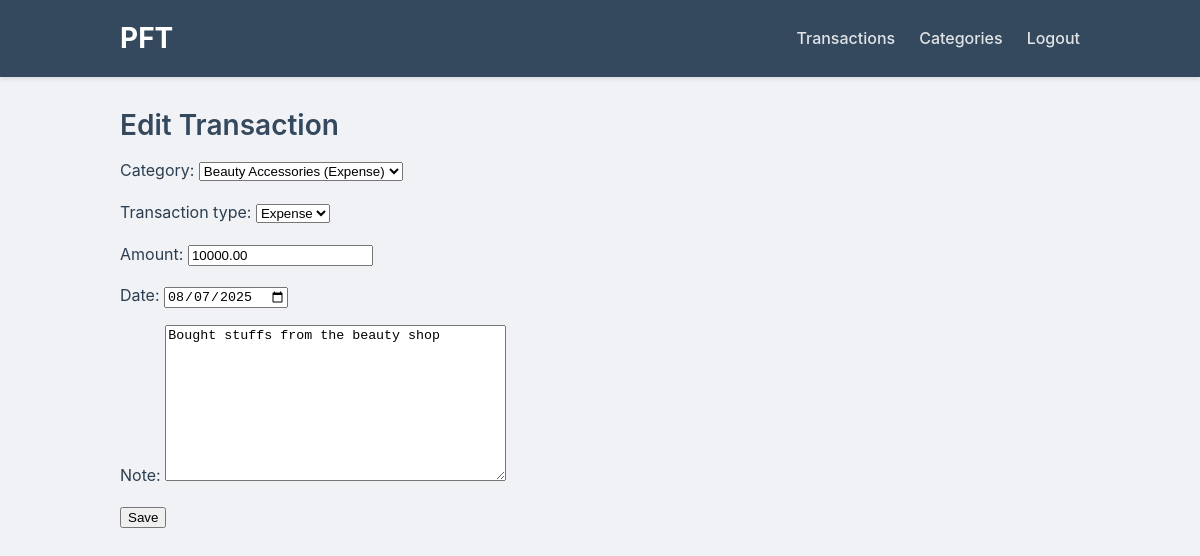
Page /transactions/2/edit/ (signed in) on the committed database.
### tracker/models.py (models this page shows, shortened)
class Transaction(models.Model):
    TRANSACTION_TYPE_CHOICES = [
        ('EXP', 'Expense'),
        ('INC', 'Income'),
    ]
    user = models.ForeignKey(settings.AUTH_USER_MODEL, on_delete=models.CASCADE, related_name='transactions')
    category = models.ForeignKey(Category, on_delete=models.SET_NULL, null=True, blank=True, related_name='transactions')
    transaction_type = models.CharField(max_length=3, choices=TRANSACTION_TYPE_CHOICES)
    amount = models.DecimalField(max_digits=12, decimal_places=2)
    date = models.DateField()
    note = models.TextField(blank=True)
    created_at = models.DateTimeField(auto_now_add=True)
    class Meta:
        ordering = ['-date', '-created_at']

### tracker/views.py (the view)
# urls.py: path('transactions/<int:pk>/edit/', views.transaction_edit, name='transaction_edit'),
@login_required
def transaction_edit(request, pk):
    t = get_object_or_404(Transaction, pk=pk, user=request.user)
    if request.method == 'POST':
        form = TransactionForm(request.POST, instance=t)
        if form.is_valid():
            form.save()
            return redirect('transaction_list')
    else:
        form = TransactionForm(instance=t)
    return render(request, 'tracker/transaction_form.html', {'form': form, 'edit': True})

### tracker/forms.py
class TransactionForm(forms.ModelForm):
    class Meta:
        model = Transaction
        fields = ['category', 'transaction_type', 'amount', 'date', 'note']
        widgets = {
            'date': forms.DateInput(attrs={'type': 'date'}),
        }

### tracker/models.py (called while the page is built)
    def __str__(self):
        return f"{self.name} ({'Income' if self.is_income else 'Expense'})"

### templates/tracker/transaction_form.html
{% extends 'tracker/base.html' %}
{% block content %}
<h2>{% if edit %}Edit{% else %}Add{% endif %} Transaction</h2>
<form method="post">{% csrf_token %}
  {{ form.as_p }}
  <button class="btn btn-primary" type="submit">Save</button>
</form>
{% endblock %}

### static/PFT/styles.css (style rules this page uses)
:root { --primary-color: #007bff; --secondary-color: #6c757d; --success-color: #28a745; --danger-color: #dc3545; --background-color: #f0f2f5; --text-color: #2c3e50; --card-bg-color: #ffffff; --border-color: #e6e9ed; --font-family: -apple-system, BlinkMacSystemFont, "Segoe UI", Roboto, "Helvetica Neue", Arial, sans-serif; }
body { font-family: var(--font-family); margin: 0; padding: 0; background-color: var(--background-color); color: var(--text-color); line-height: 1.6; }
h1, h2, h3, h4, h5, h6 { margin-top: 0; margin-bottom: 0.5rem; font-weight: 600; line-height: 1.2; color: #34495e; }
h2 { font-size: 1.75rem; }

### rows in the picture
Transaction: category "Beauty Accessories (Expense)", transaction_type "Expense", amount "10000.00", date "08/07/2025", note "Bought stuffs from the beauty shop"
